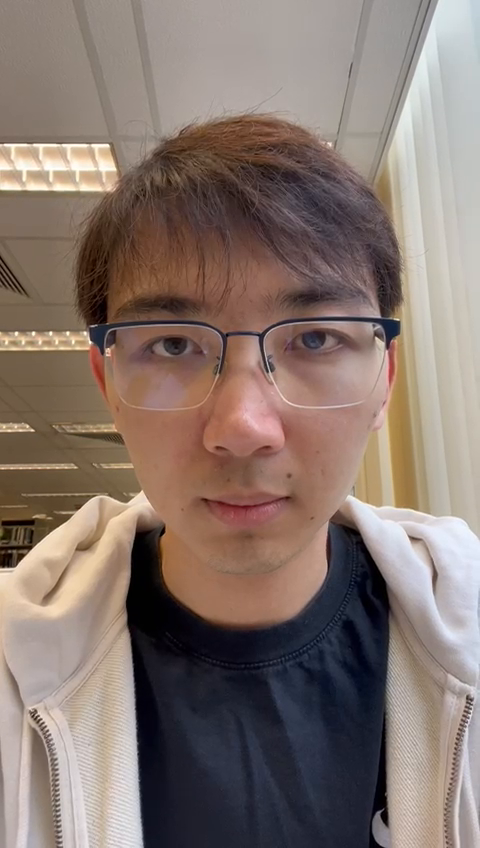
#> input picture frame 17 of Jerry.mp4, 480 x 848 px
$ python FaceEyeDetection.py
#> lines starting #> are read from the running program, lines starting #| are printed output that depends on the picture; after the words box and inside, x2 and y2 are one past the last pixel; in counts of white or black regions, pixels touching at a corner belong together
import cv2
import numpy as np

#load the haar cascade classifiers for face and eye detection
face_detector = cv2.CascadeClassifier("C:\\opencv\\build\\etc\\haarcascades\\haarcascade_frontalface_default.xml")
eye_detector = cv2.CascadeClassifier("C:\\opencv\\build\etc\\haarcascades\\haarcascade_eye.xml")

#open video capture
video_capture = cv2.VideoCapture("C:\\Users\\admin\\Videos\\Jerry.mp4")

#processing inside this while loop
while True:

    #read a frame from the video
    ret, frame = video_capture.read()
#> frame is the input picture: shape (848, 480, 3); mean B, G, R 110, 117.7, 134.1

    #break the loop if no frame is retrieved
    if not ret:
        break

    #convert the image to grayscale (gray is good for detection)
    gray_img = cv2.cvtColor(frame, cv2.COLOR_BGR2GRAY)#color from BGR to Gray
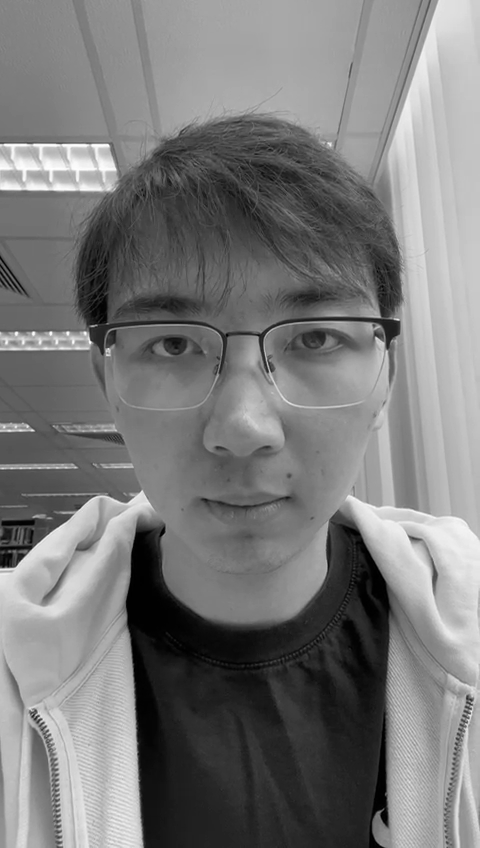
#> gray_img: shape (848, 480); min 0, max 254, mean 121.8

    #results lists coordinates (x,y,w,h) of bounding boxes around the detected object
    #perform face detection
    results = face_detector.detectMultiScale(gray_img, scaleFactor=1.05, minNeighbors=5, minSize=(30,30), flags=cv2.CASCADE_SCALE_IMAGE)
#> results = [[335, 116, 52, 52], [58, 203, 383, 383]]
    for (x,y,w,h) in results:
        #draws a green rectangle around each detected face and creates regions of interest(ROI)
        img = cv2.rectangle(gray_img,(x,y),(x+w,y+h),(0,255,0))#(x,y) are the coordinates of top-left corner of rectangle, obtained by detected face. (x+w, y+h) is the coordinates of the bottom-right corner of the rectangle from detected face
#> this loop made 2 passes
#> pass 2, `img = cv2.rectangle(gray_img,(x,y),(x+w,y+h),(0,255,0))#(x,y) are the ..`:
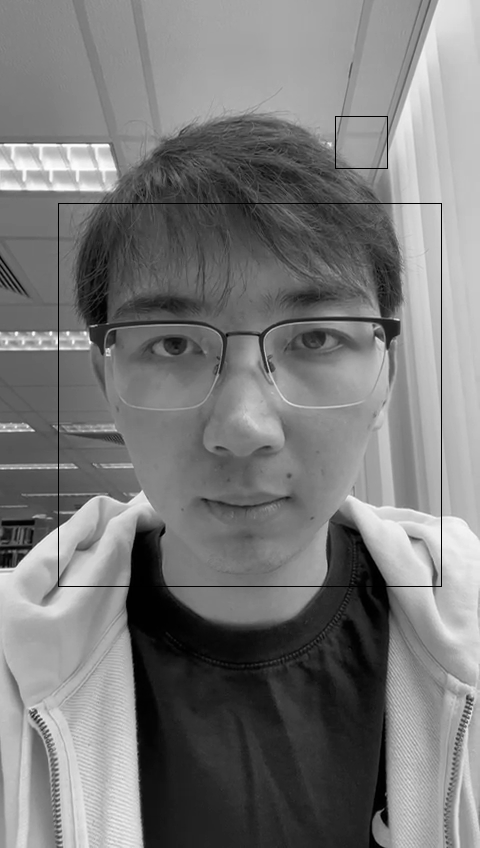
#> img: shape (848, 480); min 0, max 254, mean 121.2

    #extract regions of interest (ROI) from the grayscale image (gray_img) and the original color image (img) based on the coordinates of the detected faces.
    roi_gray = gray_img[y:y+h, x:x+w]
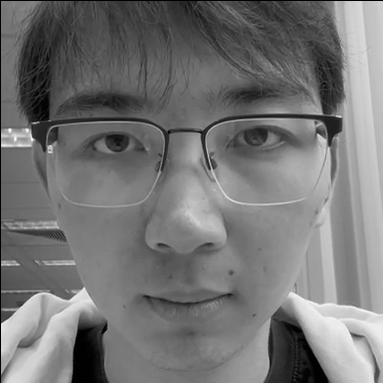
#> roi_gray: shape (383, 383); min 0, max 254, mean 116.6
    roi_color = img[y:y+h, x:x+w]

    #for eye detection, detects eyes within each face region and draws rectangles around them
    eyes = eye_detector.detectMultiScale(roi_gray)
#> eyes = [[221, 84, 29, 29], [226, 107, 63, 63], [80, 113, 64, 64], [306, 116, 43, 43], [126, 275, 51, 51]]
    for (x,y,w,h) in eyes:
        cv2.rectangle(roi_color,(x,y),(x+w,y+h),(0,255,0))
#> this loop made 5 passes
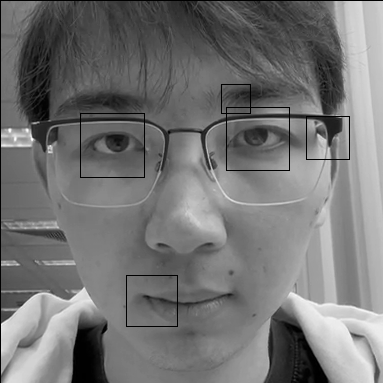
#> roi_color: shape (383, 383); 0.68% of pixels changed, all inside (x1, y1, x2, y2) = (80, 84, 350, 327)


    #show the result
    cv2.imshow('img',img)
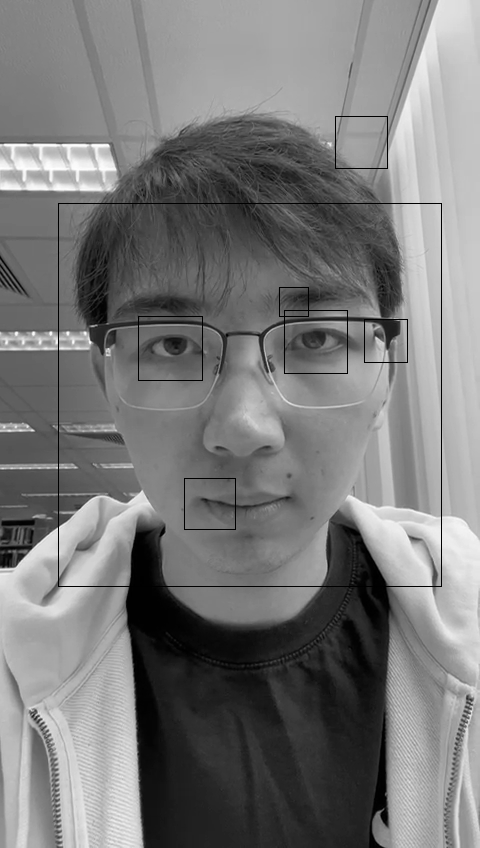
#> window 'img': shape (848, 480); min 0, max 254, mean 120.9
    if cv2.waitKey(1) & 0xFF == ord('q'):
#> (key q is pressed here)
        break

#release video
video_capture.release()
cv2.destroyAllWindows()

$ run again, starting later in the video
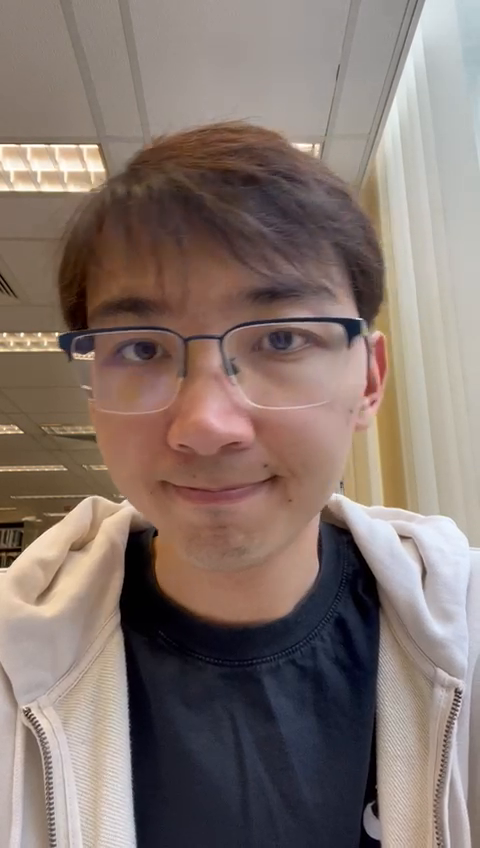
#> input picture frame 78 of Jerry.mp4, 480 x 848 px
#> frame is the input picture: shape (848, 480, 3); mean B, G, R 110.8, 117.5, 133.1
#> results = [[32, 207, 372, 372]]
#> the loop `for (x,y,w,h) in results:` made 1 pass
#> eyes = [[215, 102, 66, 66], [225, 258, 32, 32], [110, 259, 42, 42], [213, 69, 41, 41], [264, 120, 40, 40], [77, 114, 62, 62], [287, 101, 55, 55]]
#> the loop `for (x,y,w,h) in eyes:` made 7 passes
#> after the loop `for (x,y,w,h) in eyes:`:
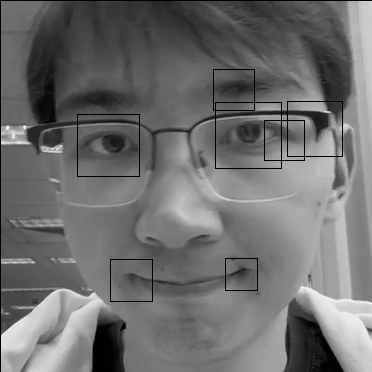
#> roi_color: shape (372, 372); min 0, max 252, mean 109.9
#> `cv2.imshow('img',img)`:
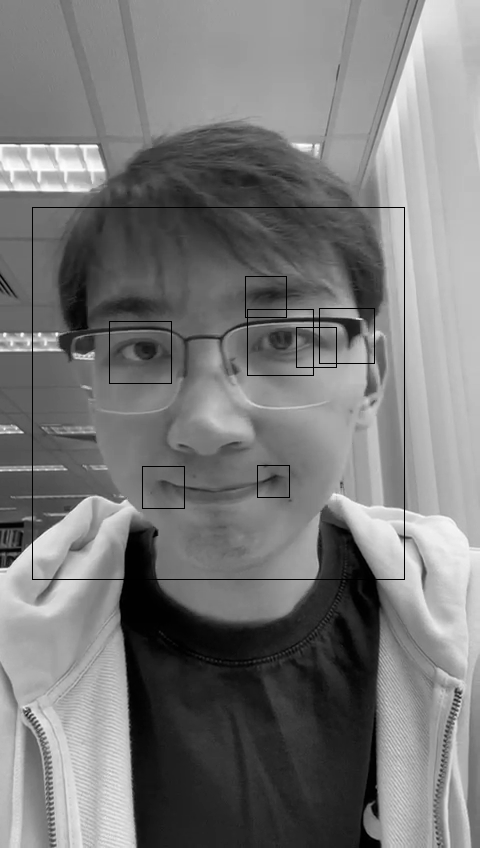
#> window 'img': shape (848, 480); min 0, max 254, mean 120.6

$ run again, starting later in the video
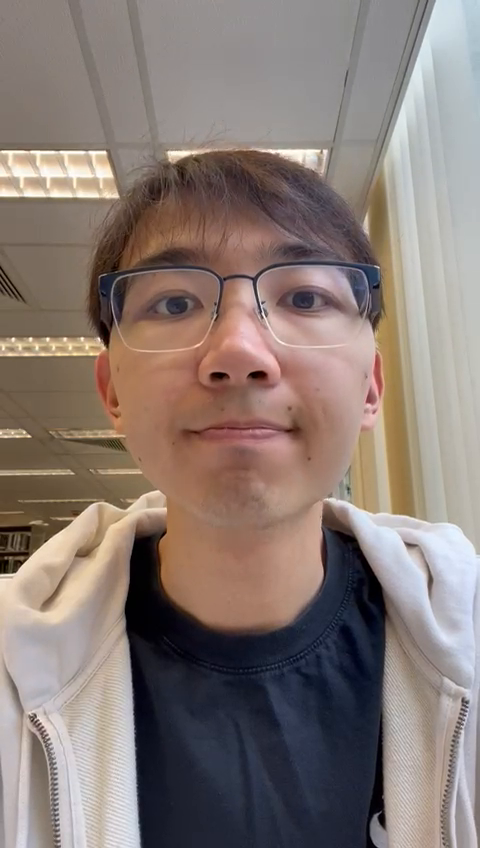
#> input picture frame 139 of Jerry.mp4, 480 x 848 px
#> frame is the input picture: shape (848, 480, 3); mean B, G, R 117, 122.9, 136.7
#> results = [[80, 169, 330, 330]]
#> the loop `for (x,y,w,h) in results:` made 1 pass
#> eyes = [[194, 101, 60, 60], [65, 109, 57, 57], [115, 186, 42, 42], [83, 244, 45, 45]]
#> the loop `for (x,y,w,h) in eyes:` made 4 passes
#> after the loop `for (x,y,w,h) in eyes:`:
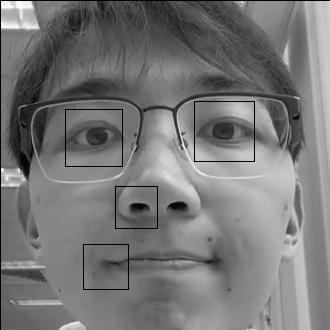
#> roi_color: shape (330, 330); min 0, max 255, mean 118.7
#> `cv2.imshow('img',img)`:
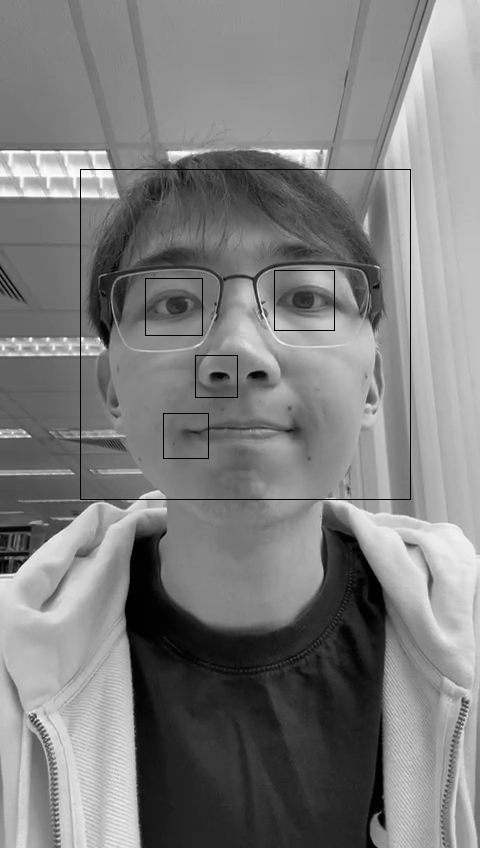
#> window 'img': shape (848, 480); min 0, max 255, mean 125.6
